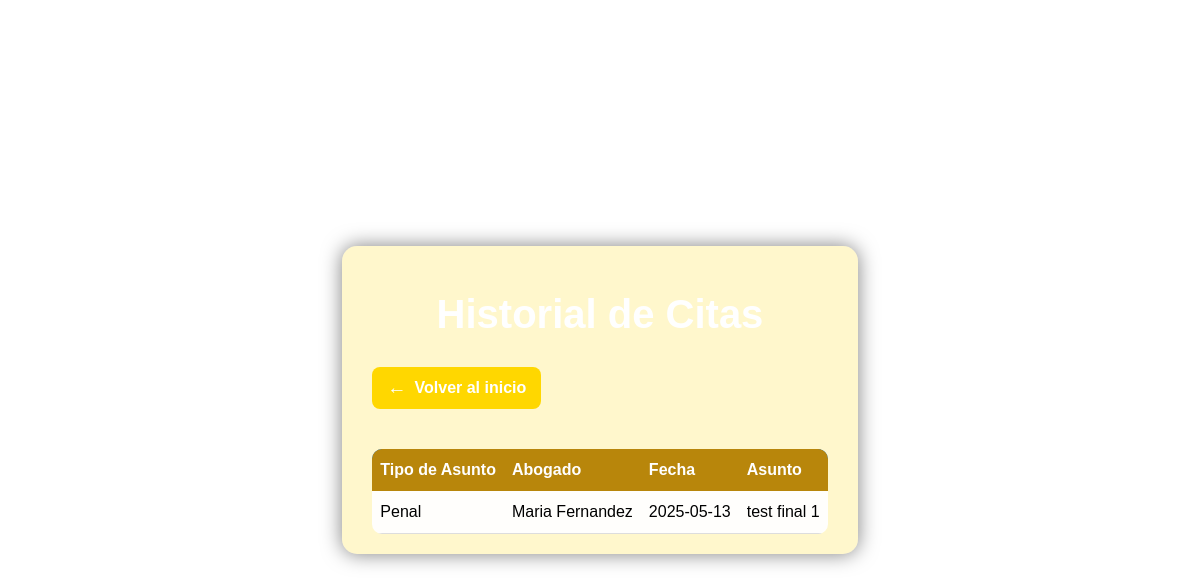
Page /historial (signed in) on the committed database.
### app/models.py (models this page shows, shortened)
class Cita(db.Model):
    __tablename__ = 'citas'
    id = db.Column(db.Integer, primary_key=True)
    tipo_asunto = db.Column(db.String(50), nullable=False)
    fecha = db.Column(db.DateTime, nullable=False)
    asunto = db.Column(db.String(300), nullable=False)  # Límite razonable
    creado_en = db.Column(db.DateTime, default=datetime.utcnow)
    abogado_id = db.Column(db.Integer, db.ForeignKey(
        'abogados.id'), nullable=False)
    cliente_id = db.Column(db.Integer, db.ForeignKey(
        'clientes.id'), nullable=False)

class Abogado(db.Model):
    __tablename__ = 'abogados'
    id = db.Column(db.Integer, primary_key=True)
    nombre = db.Column(db.String(100), nullable=False)
    email = db.Column(db.String(100), unique=True, nullable=False)
    password_hash = db.Column(db.String(128), nullable=False)
    citas = db.relationship('Cita', backref='abogado', lazy=True)

### app/routes.py (the view)
@main.route('/historial')
def historial():
    if 'cliente_id' not in session:
        flash('Debe iniciar sesión para ver su historial de citas.')
        return redirect(url_for('main.cliente_login'))
    cliente_id = session['cliente_id']
    citas = Cita.query.filter_by(
        cliente_id=cliente_id).order_by(Cita.fecha.desc()).all()
    if not citas:
        return render_template('no_citas.html')
    return render_template('historial.html', citas=citas)

### app/templates/historial.html (shortened to what this page needs)
<!DOCTYPE html>
<html lang="es">
<head>
    <link rel="stylesheet" href="{{ url_for('static', filename='style.css') }}">
</head>
<body>
    <div class="historial-container">
        <h1>Historial de Citas</h1>
        <a href="{{ url_for('main.home') }}" class="btn-volver">
            <span class="icon">&#8592;</span> Volver al inicio
        </a>
        <div class="tabla-wrapper">
            <table>
                <thead>
                    <tr>
                        <th>Tipo de Asunto</th>
                        <th>Abogado</th>
                        <th>Fecha</th>
                        <th>Asunto</th>
                    </tr>
                </thead>
                <tbody>
                    {% for cita in citas %}
                    <tr>
                        <td>{{ cita.tipo_asunto }}</td>
                        <td>{{ cita.abogado.nombre }}</td>
                        <td>{{ cita.fecha.strftime('%Y-%m-%d') }}</td>
                        <td>{{ cita.asunto }}</td>
                    </tr>
                    {% endfor %}
                </tbody>
            </table>
        </div>
    </div>
</body>
</html>

### app/static/style.css (style rules this page uses)
body { margin: 0; padding: 0; font-family: Arial, sans-serif; background-image: url("/static/abogacia.jpg"); background-size: cover; background-position: center; background-repeat: no-repeat; min-height: 100vh; display: flex; align-items: center; justify-content: center; }
table { width: 100%; border-collapse: collapse; margin-top: 20px; font-size: 15px; }
thead { background-color: #007bff; color: white; }
th, td { padding: 12px 15px; }
h1 { text-align: center; font-size: 2rem; font-weight: bold; margin-bottom: 20px; font-weight: bold; color: #ffffff; }
.btn-volver { display: inline-block; margin-bottom: 20px; color: #e6c200; font-weight: bold; text-decoration: none; }
.btn-volver { display: inline-flex; align-items: center; gap: 8px; padding: 10px 15px; background-color: #ffffff; color: white; border-radius: 8px; text-decoration: none; font-weight: bold; transition: background-color 0.3s ease, transform 0.2s ease; margin-bottom: 20px; }
.btn-volver .icon { font-size: 1.2rem; }
.historial-container { max-width: 90%; margin: 50px auto; padding: 20px 30px; background: rgba(255, 215, 0, 0.2); border-radius: 15px; box-shadow: 0 0 20px rgba(0, 0, 0, 0.5); color: white; backdrop-filter: blur(5px); }
.historial-container h1 { text-align: center; font-size: 2.5rem; color: white; font-weight: bold; margin-bottom: 30px; }
.tabla-wrapper { overflow-x: auto; }
table { width: 100%; border-collapse: collapse; font-size: 1rem; background-color: rgba(255, 255, 255, 0.95); border-radius: 10px; overflow: hidden; }
thead th { background-color: #B8860B; color: white; padding: 12px 8px; text-align: left; }
tbody td { padding: 12px 8px; color: #000000; border-bottom: 1px solid #ddd; }
.btn-volver { display: inline-flex; align-items: center; gap: 8px; padding: 10px 15px; background-color: #FFD700; color: white; border-radius: 8px; text-decoration: none; font-weight: bold; transition: background-color 0.3s ease, transform 0.2s ease; margin-bottom: 20px; }

### rows in the picture
Cita: tipo_asunto "Penal", abogado.nombre "Maria Fernandez", fecha "2025-05-13", asunto "test final 1"
